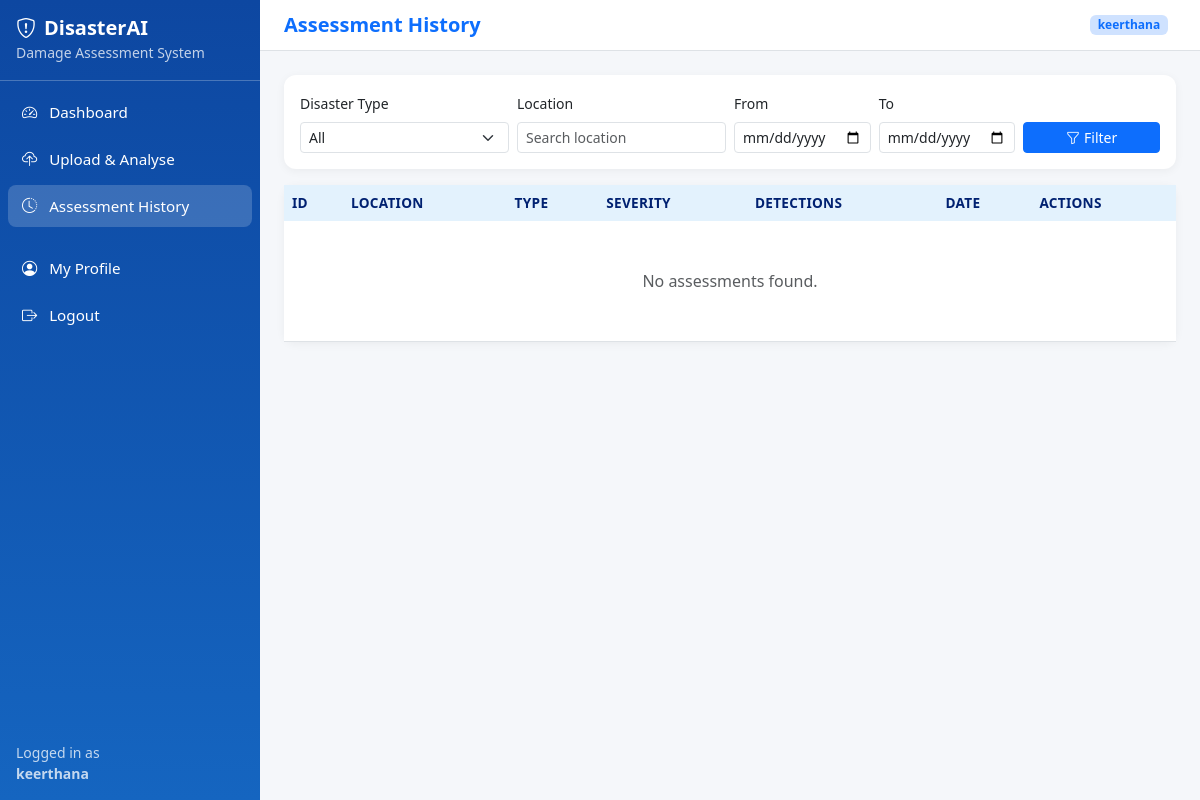
Before: /assessments/history/ (signed in) with the older database file.
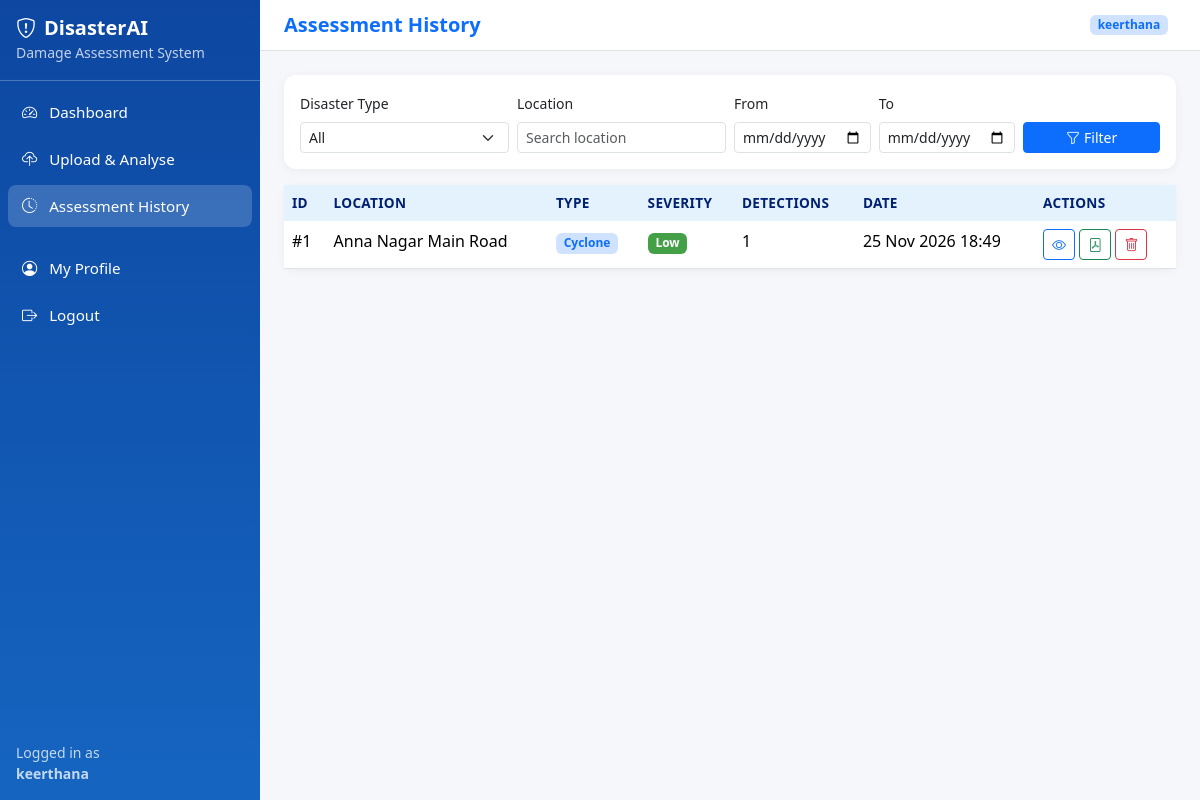
After: the same page with the newer database file.
### assessments/models.py (models this page shows, shortened)
class DamageAssessment(models.Model):
    SEVERITY_CHOICES = [
        ('none', 'No Visible Damage'),
        ('low', 'Low'),
        ('medium', 'Medium'),
        ('high', 'High'),
        ('critical', 'Critical'),
    ]
    image = models.OneToOneField(DisasterImage, on_delete=models.CASCADE, related_name='assessment')
    analysed_image = models.ImageField(upload_to='results/%Y/%m/%d/', blank=True, null=True)
    total_detections = models.PositiveIntegerField(default=0)
    overall_severity = models.CharField(max_length=20, choices=SEVERITY_CHOICES, default='none')
    summary = models.TextField(blank=True)
    processing_time = models.FloatField(default=0.0)  # seconds
    model_version = models.CharField(max_length=50, default='YOLOv8')
    created_at = models.DateTimeField(auto_now_add=True)
    is_verified = models.BooleanField(default=False)
    notes = models.TextField(blank=True)

class DisasterImage(models.Model):
    DISASTER_TYPES = [
        ('flood', 'Flood'),
        ('cyclone', 'Cyclone'),
        ('storm', 'Storm'),
        ('earthquake', 'Earthquake'),
        ('other', 'Other'),
    ]
    user = models.ForeignKey(User, on_delete=models.CASCADE, related_name='uploaded_images')
    image = models.ImageField(upload_to='uploads/%Y/%m/%d/')
    disaster_type = models.CharField(max_length=20, choices=DISASTER_TYPES)
    location = models.CharField(max_length=255)
    description = models.TextField(blank=True)
    date_of_incident = models.DateField(default=timezone.now)
    uploaded_at = models.DateTimeField(auto_now_add=True)

### assessments/views.py (the view)
# urls.py: path('history/', views.history, name='history'),
@login_required
def history(request):
    qs = DamageAssessment.objects.filter(image__user=request.user).select_related('image').order_by('-created_at')
    disaster_type = request.GET.get('disaster_type')
    location = request.GET.get('location')
    date_from = request.GET.get('date_from')
    date_to = request.GET.get('date_to')
    if disaster_type:
        qs = qs.filter(image__disaster_type=disaster_type)
    if location:
        qs = qs.filter(image__location__icontains=location)
    if date_from:
        qs = qs.filter(created_at__date__gte=date_from)
    if date_to:
        qs = qs.filter(created_at__date__lte=date_to)
    return render(request, 'assessments/history.html', {
        'assessments': qs,
        'filters': {
            'disaster_type': disaster_type or '',
            'location': location or '',
            'date_from': date_from or '',
            'date_to': date_to or '',
        }
    })

### templates/assessments/history.html (shortened to what this page needs)
{% extends 'base.html' %}
{% block page_title %}Assessment History{% endblock %}
{% block content %}
<div class="card mb-3">
    <div class="card-body">
        <form method="get" class="row g-2 align-items-end">
            <div class="col-md-3">
                <label class="form-label small">Disaster Type</label>
                <select name="disaster_type" class="form-select form-select-sm">
                    <option value="">All</option>
                </select>
            </div>
            <div class="col-md-3">
                <label class="form-label small">Location</label>
                <input type="text" name="location" class="form-control form-control-sm" value="{{ filters.location }}" placeholder="Search location">
            </div>
            <div class="col-md-2">
                <label class="form-label small">From</label>
                <input type="date" name="date_from" class="form-control form-control-sm" value="{{ filters.date_from }}">
            </div>
            <div class="col-md-2">
                <label class="form-label small">To</label>
                <input type="date" name="date_to" class="form-control form-control-sm" value="{{ filters.date_to }}">
            </div>
            <div class="col-md-2">
                <button type="submit" class="btn btn-primary btn-sm w-100"><i class="bi bi-funnel me-1"></i>Filter</button>
            </div>
        </form>
    </div>
</div>
<div class="card">
    <div class="card-body p-0">
        <div class="table-responsive">
            <table class="table table-hover mb-0">
                <thead>
                    <tr>
                        <th>ID</th>
                        <th>Location</th>
                        <th>Type</th>
                        <th>Severity</th>
                        <th>Detections</th>
                        <th>Date</th>
                        <th>Actions</th>
                    </tr>
                </thead>
                <tbody>
                    {% for a in assessments %}
                    <tr>
                        <td>#{{ a.id }}</td>
                        <td>{{ a.image.location }}</td>
                        <td><span class="badge bg-primary-subtle text-primary">{{ a.image.get_disaster_type_display }}</span></td>
                        <td><span class="badge badge-severity-{{ a.overall_severity }} text-white">{{ a.get_overall_severity_display }}</span></td>
                        <td>{{ a.total_detections }}</td>
                        <td>{{ a.created_at|date:"d M Y H:i" }}</td>
                        <td>
                            <a href="{% url 'assessments:result' a.pk %}" class="btn btn-sm btn-outline-primary" title="View"><i class="bi bi-eye"></i></a>
                            <a href="{% url 'assessments:download_report' a.pk %}" class="btn btn-sm btn-outline-success" title="PDF"><i class="bi bi-file-pdf"></i></a>
                            <a href="{% url 'assessments:delete' a.pk %}" class="btn btn-sm btn-outline-danger" title="Delete"><i class="bi bi-trash"></i></a>
                        </td>
                    </tr>
                    {% empty %}
                    <tr><td colspan="7" class="text-center text-muted py-5">No assessments found.</td></tr>
                    {% endfor %}
                </tbody>
            </table>
        </div>
    </div>
</div>
{% endblock %}

### templates/base.html (shortened to what this page needs)
{% load static %}
<!DOCTYPE html>
<html lang="en">
<head>
    <link href="https://cdn.jsdelivr.net/npm/bootstrap@5.3.2/dist/css/bootstrap.min.css" rel="stylesheet">
    <link href="https://cdn.jsdelivr.net/npm/bootstrap-icons@1.11.1/font/bootstrap-icons.css" rel="stylesheet">
    <link href="{% static 'css/style.css' %}" rel="stylesheet">
</head>
<body>
    {% if user.is_authenticated %}
    <div class="d-flex" id="wrapper">
        <nav id="sidebar" class="bg-primary text-white">
            <div class="sidebar-header p-3 border-bottom border-light border-opacity-25">
                <h5 class="mb-0 fw-bold"><i class="bi bi-shield-exclamation me-2"></i>DisasterAI</h5>
                <small class="opacity-75">Damage Assessment System</small>
            </div>
            <ul class="nav flex-column p-2">
                <li class="nav-item">
                    <a class="nav-link text-white {% if request.resolver_match.url_name == 'home' %}active{% endif %}" href="{% url 'dashboard:home' %}">
                        <i class="bi bi-speedometer2 me-2"></i> Dashboard
                    </a>
                </li>
                <li class="nav-item">
                    <a class="nav-link text-white {% if request.resolver_match.url_name == 'upload' %}active{% endif %}" href="{% url 'assessments:upload' %}">
                        <i class="bi bi-cloud-upload me-2"></i> Upload & Analyse
                    </a>
                </li>
                <li class="nav-item">
                    <a class="nav-link text-white {% if request.resolver_match.url_name == 'history' %}active{% endif %}" href="{% url 'assessments:history' %}">
                        <i class="bi bi-clock-history me-2"></i> Assessment History
                    </a>
                </li>
                <li class="nav-item mt-3">
                    <a class="nav-link text-white" href="{% url 'accounts:profile' %}">
                        <i class="bi bi-person-circle me-2"></i> My Profile
                    </a>
                </li>
                <li class="nav-item">
                    <a class="nav-link text-white" href="{% url 'accounts:logout' %}">
                        <i class="bi bi-box-arrow-right me-2"></i> Logout
                    </a>
                </li>
            </ul>
            <div class="sidebar-footer p-3 small opacity-75">
                Logged in as<br><strong>{{ user.username }}</strong>
            </div>
        </nav>
        <div id="page-content" class="flex-grow-1">
            <nav class="navbar navbar-light bg-white border-bottom px-4 py-2">
                <span class="navbar-brand mb-0 h6 text-primary fw-semibold">
                    {% block page_title %}Dashboard{% endblock %}
                </span>
                <div class="d-flex align-items-center">
                    <span class="badge bg-primary-subtle text-primary me-2">{{ user.get_full_name|default:user.username }}</span>
                </div>
            </nav>
            <main class="p-4">
                {% block content %}{% endblock %}
            </main>
        </div>
    </div>
    {% else %}
    {% block public_content %}{% endblock %}
    {% endif %}
</body>
</html>

### static/css/style.css (style rules this page uses)
:root { --primary: #0d47a1; --primary-light: #1565c0; --primary-dark: #002171; --accent: #0288d1; --bg-light: #f5f7fa; --sidebar-width: 260px; }
body { font-family: 'Segoe UI', system-ui, -apple-system, sans-serif; background-color: var(--bg-light); min-height: 100vh; }
#wrapper { min-height: 100vh; }
#sidebar { width: var(--sidebar-width); min-height: 100vh; background: linear-gradient(180deg, #0d47a1 0%, #1565c0 100%) !important; position: sticky; top: 0; flex-shrink: 0; display: flex; flex-direction: column; }
#sidebar .nav-link { border-radius: 8px; margin: 2px 0; padding: 10px 14px; transition: all 0.2s; font-size: 0.95rem; }
#sidebar .nav-link:hover, #sidebar .nav-link.active { background: rgba(255,255,255,0.18); }
#sidebar .sidebar-footer { margin-top: auto; }
#page-content { background: var(--bg-light); min-height: 100vh; }
.card { border: none; border-radius: 12px; box-shadow: 0 2px 10px rgba(0,0,0,0.05); }
.badge-severity-low { background: #43a047; }
.table thead th { background: #e3f2fd; color: var(--primary-dark); font-weight: 600; border: none; font-size: 0.85rem; text-transform: uppercase; letter-spacing: 0.3px; }

Changed rows visible on the page:
added DamageAssessment: id "1", image.location "Anna Nagar Main Road", image.disaster_type "Cyclone", overall_severity "Low", total_detections "1", created_at "25 Nov 2026 18:49"
Other visible differences:
text no longer shown: "No assessments found."
